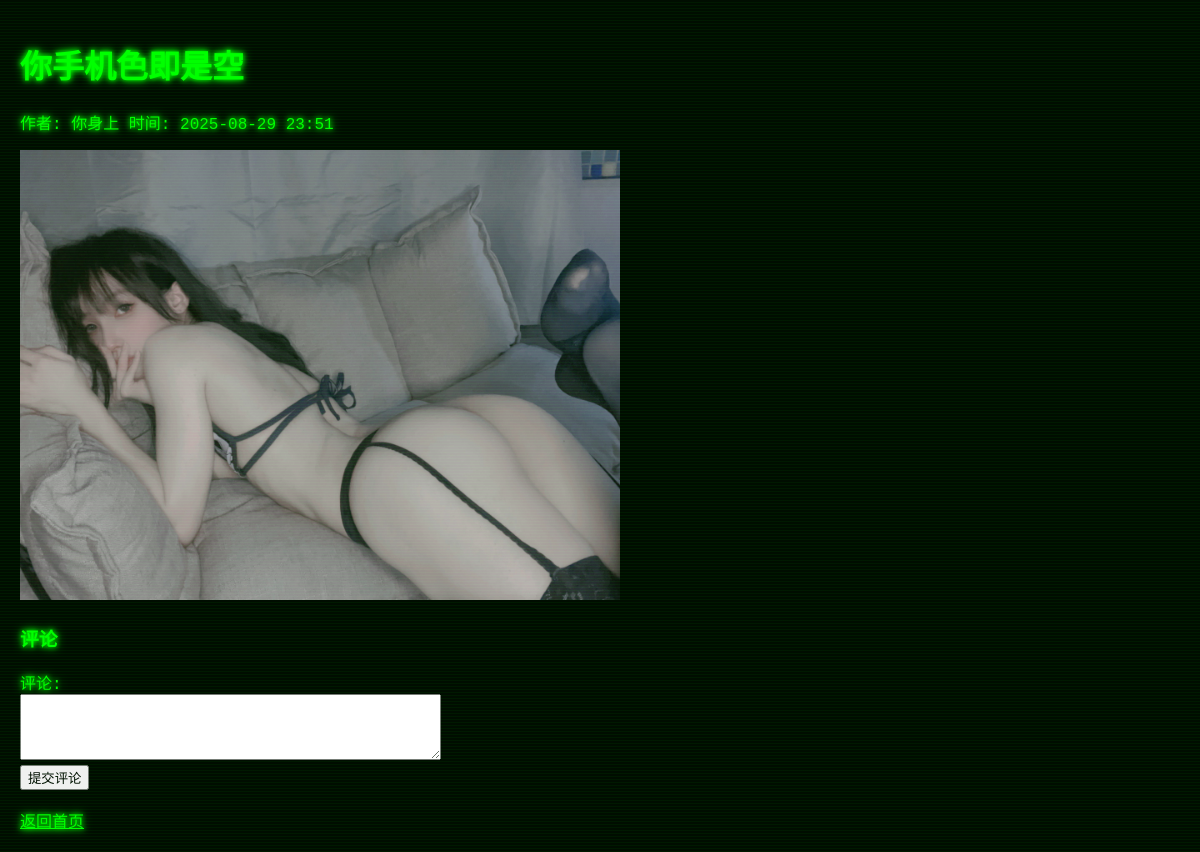
The page /post/14 on the database its author committed.
### app.py (models this page shows)
class Post(db.Model):
    id = db.Column(db.Integer, primary_key=True)
    title = db.Column(db.String(100))
    content = db.Column(db.Text)
    author = db.Column(db.String(20))
    time = db.Column(db.DateTime, default=datetime.now)
    image_filename = db.Column(db.String(200))  # 注意这里长度改长一点，20 不够

### app.py (the view)
@app.route('/post/<int:post_id>', methods=['GET', 'POST'])
def post_detail(post_id):
    post = Post.query.get_or_404(post_id)
    comments = Comment.query.filter_by(post_id=post_id).order_by(Comment.time.asc()).all()
    if request.method == 'POST':
        content = request.form['content']
        comment = Comment(post_id=post_id, content=content)
        db.session.add(comment)
        db.session.commit()
        return redirect(url_for('post_detail', post_id=post_id))
    return render_template('post_detail.html', post=post, comments=comments)

### templates/post_detail.html (shortened to what this page needs)
<!DOCTYPE html>
<html>
<head>
    <link rel="stylesheet" href="{{ url_for('static', filename='style.css') }}">
</head>
<body>
    <h1>{{ post.title }}</h1>
    <p>作者: {{ post.author }} 时间: {{ post.time.strftime('%Y-%m-%d %H:%M') }}</p>
    {% if post.image_filename %}
    <div>
        <img src="{{url_for('static',filename='uploads/'+post.image_filename)}}" alt="Post Image" style="max-width:600px;height:auto">
    </div>
    {% endif %}
    <h3>评论</h3>
    <form method="post">
        评论:<br>
        <textarea name="content" rows="4" cols="50"></textarea><br>
        <input type="submit" value="提交评论">
    </form>
    <br><a href="/">返回首页</a>
</body>
</html>

### static/style.css (style rules this page uses)
body { background-color: black; color: #00ff00; font-family: 'Courier New', Courier, monospace; text-shadow: 0 0 5px #00ff00, 0 0 10px #00ff00; margin: 0; padding: 20px; overflow-x: hidden; position: relative; }
body::before { content: ""; position: fixed; top: 0; left: 0; width: 100%; height: 100%; background: repeating-linear-gradient( to bottom, rgba(0, 255, 0, 0.05), rgba(0, 255, 0, 0.05) 2px, rgba(0, 255, 0, 0.15) 3px ); pointer-events: none; z-index: 9999; mix-blend-mode: screen; }
body { animation: flicker 0.12s infinite; }
h1, h2, h3, p, a { text-shadow: 0 0 5px #00ff00, 0 0 10px #00ff00; }
a { color: #00ff00; text-decoration: underline; }

### rows shown on the page
Post: title "你手机色即是空", author "你身上", time "2025-08-29 23:51", image_filename (picture)
